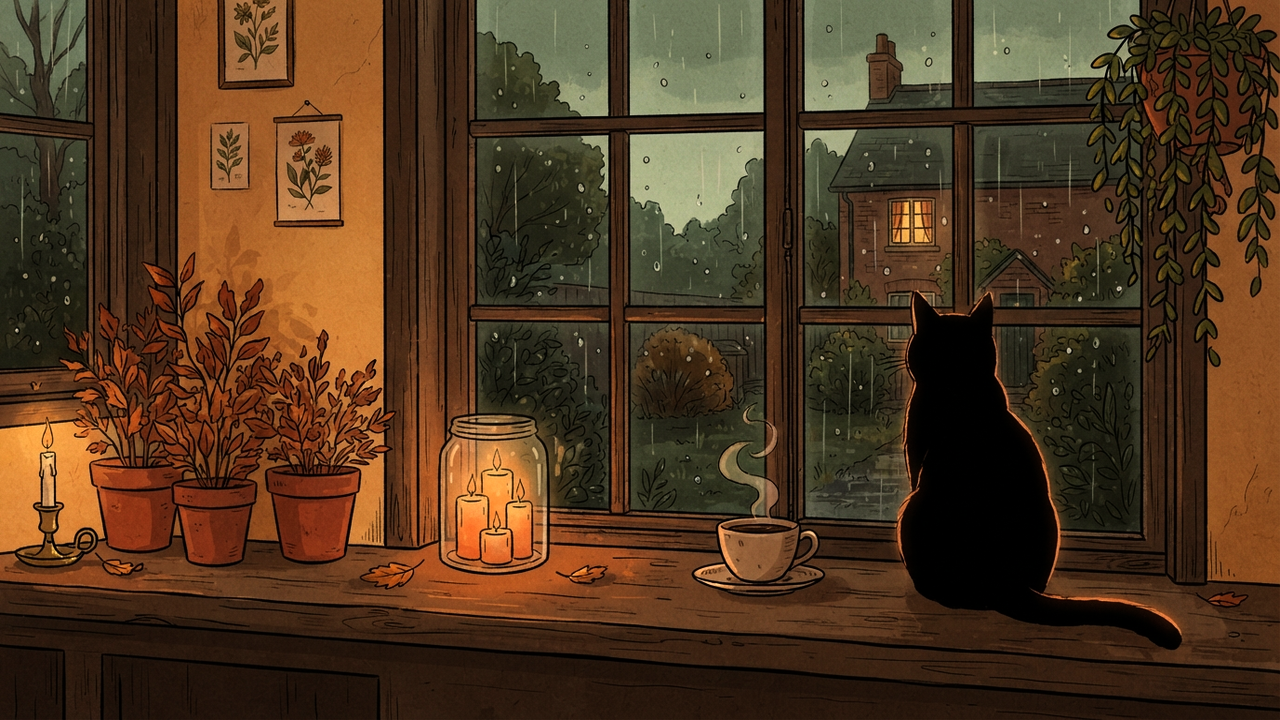
#> input picture JAZZ CAT/episodes/001_rainy_window/still.png, 1280 x 720 px
$ python banner.py ../episodes/001_rainy_window/still.png out.png --cx 1.0 --cy 1.0
#> lines starting #> are read from the running program, lines starting #| are printed output that depends on the picture
"""Free: cut the channel banner (2560x1440) from a still so the chosen point sits in YouTube's always-visible
centre strip (1546x423), plus a preview of that strip.

  python tools/banner.py <still.png> <out_dir> --cx 800 --cy 455 [--scale 2.08]
cx/cy are in the still's own pixels. Grading matches tools/grade.py defaults.
"""
import argparse
import numpy as np
from PIL import Image

ap = argparse.ArgumentParser()
ap.add_argument('src'); ap.add_argument('out')
ap.add_argument('--cx', type=float, required=True); ap.add_argument('--cy', type=float, required=True)
ap.add_argument('--scale', type=float, default=2.08)
a = ap.parse_args()
im = Image.open(a.src).convert('RGB')
#> im is the input picture: PIL image 1280x720 RGB; mean R, G, B 79.4, 54.7, 31.7
x = np.asarray(im).astype(np.float32) / 255; x = x ** 1.25; x[..., 0] *= 1.04; x[..., 2] /= 1.04
#> after `x = x ** 1.25`:
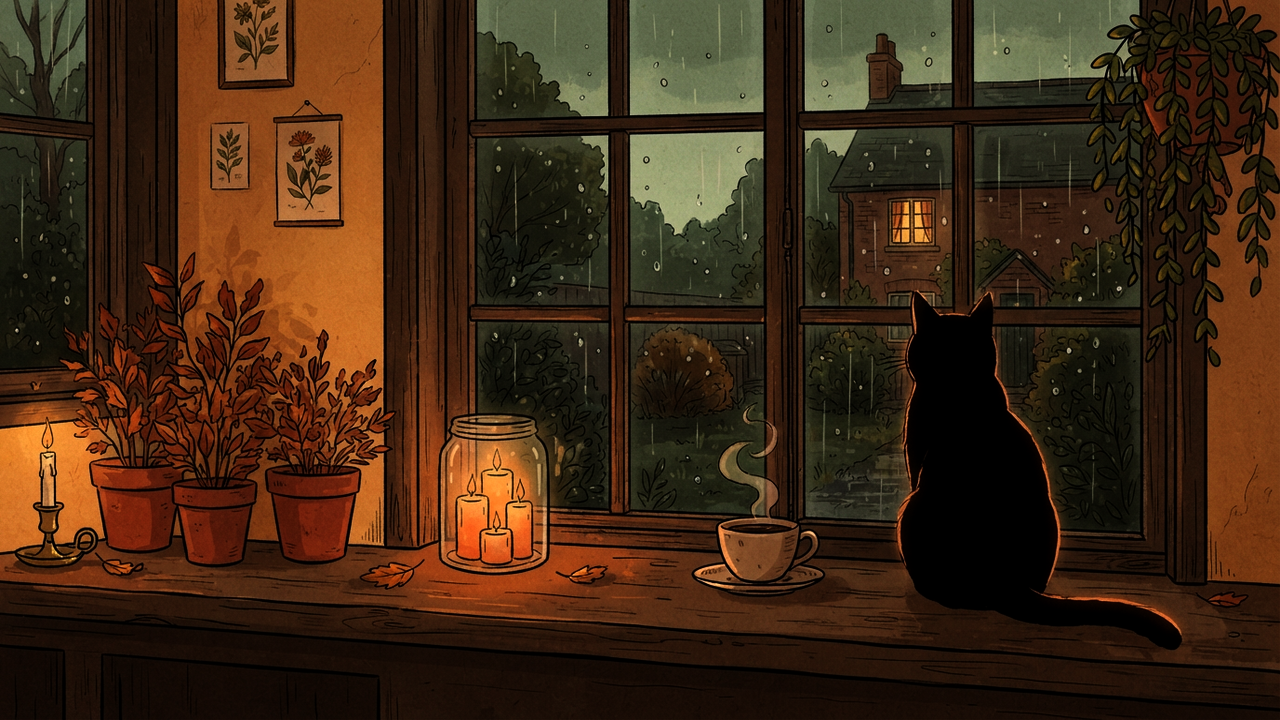
#> x: shape (720, 1280, 3) float32; mean R, G, B 0.25, 0.158, 0.0817
im = Image.fromarray((np.clip(x, 0, 1) * 255 + .5).astype(np.uint8))
W, H = 2560, 1440
big = im.resize((round(im.width * a.scale), round(im.height * a.scale)), Image.LANCZOS)
left = int(round(a.cx * a.scale - W / 2)); top = int(round(a.cy * a.scale - H / 2))
left = max(0, min(left, big.width - W)); top = max(0, min(top, big.height - H))
#> after `left = max(0, min(left, big.width - W))`: left = 0
#> after `top = max(0, min(top, big.height - H))`: top = 0
if big.width < W or big.height < H:
    raise SystemExit('scale too small to fill 2560x1440')
ban = big.crop((left, top, left + W, top + H))
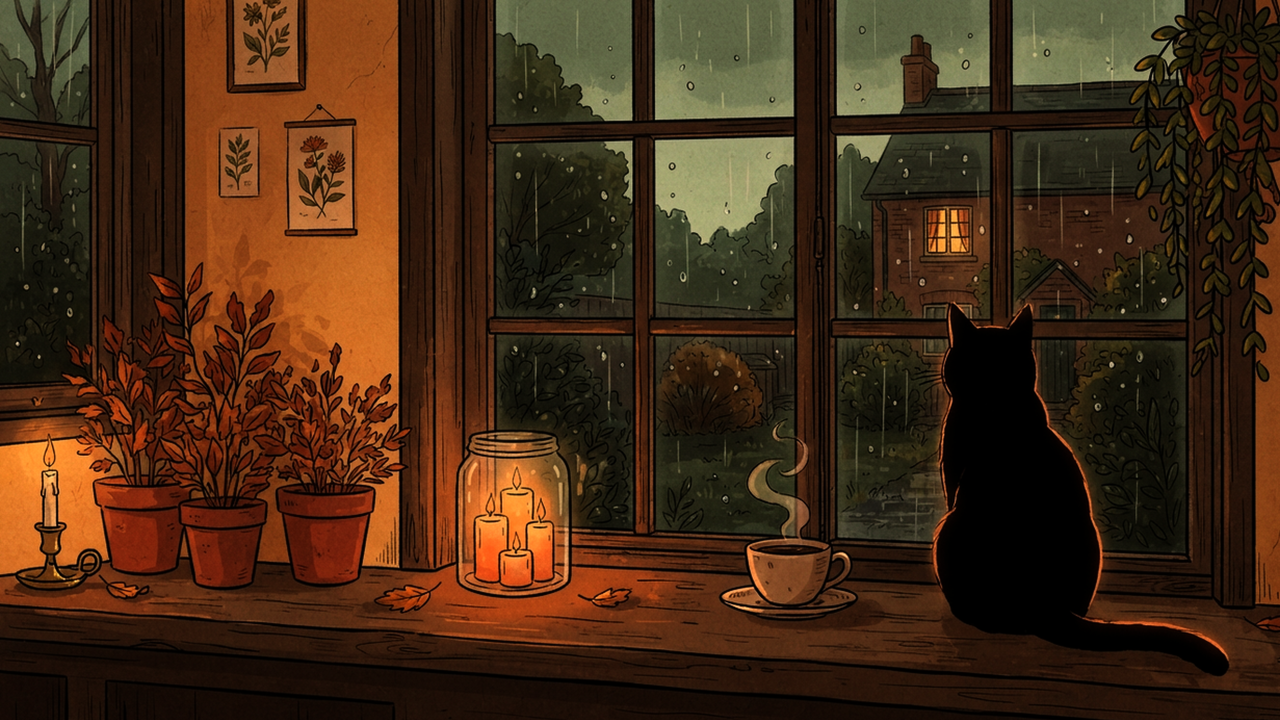
#> ban: PIL image 2560x1440 RGB (shown at 1/2 size); mean R, G, B 67.2, 41.5, 20.9
ban.save(f'{a.out}/banner_2560x1440.png')
ban.crop(((W - 1546) // 2, (H - 423) // 2, (W + 1546) // 2, (H + 423) // 2)).save(f'{a.out}/banner_safe_area_preview.png')
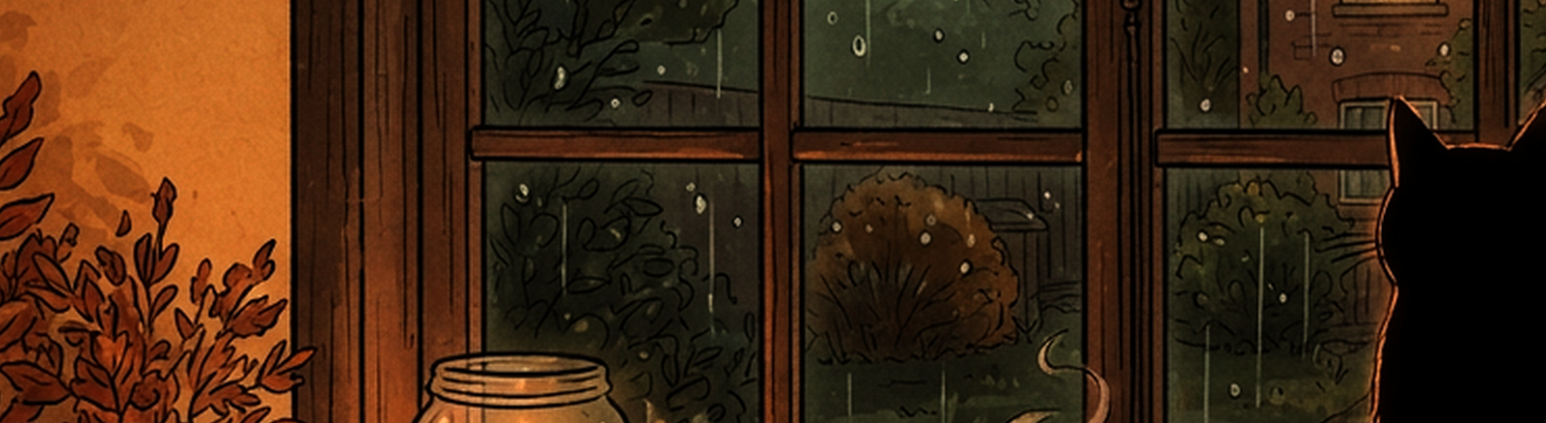
#> saved as banner_safe_area_preview.png: PIL image 1546x423 RGB; mean R, G, B 63.5, 37.8, 17.5
print('banner crop at', left, top, 'of', big.size)
#| banner crop at 0 0 of (2662, 1498)
